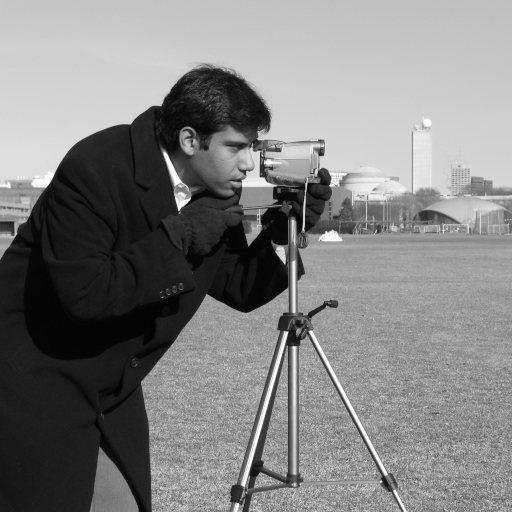
#> input picture skimage.data.camera(), 512 x 512 px; the run also reads 1 picture not shown here
$ jupyter execute --allow-errors ftt.rotationing.ipynb
#> lines starting #> are read from the running program, lines starting #| are printed output that depends on the picture; after the words box and inside, x2 and y2 are one past the last pixel; in counts of white or black regions, pixels touching at a corner belong together
# FFT Shear Image Rotationing
## Overview
In this project I will develop an algorithm for rotating images. A matrix that describes rotation by an angle $\theta$ counter-clockwise is given by $$R\left(\theta\right)=\left(\begin{array}{cc}\cos\left(\theta\right) & -\sin\left(\theta\right)\\\sin\left(\theta\right) & \cos\left(\theta\right)\end{array}\right)$$
This matrix can be decomposed as $$R\left(\theta\right)=\left(\begin{array}{cc}1 & -\tan\left(\frac{\theta}{2}\right)\\0 & 1\end{array}\right)\times\left(\begin{array}{cc}1 & 0\\\sin\left(\theta\right) & 1\end{array}\right)\times\left(\begin{array}{cc}1 & -\tan\left(\frac{\theta}{2}\right)\\0 & 1\end{array}\right)$$
Let $I(x,y)$ be an image (soon $x$ and $y$ will be given on a discrete grid). We would like to rotate $I$ by an angle $\theta$. This means that $$I_{\theta}(x,y) =I\left(R\left(\theta\right)\left(\begin{array}{c}x\\y\end{array}\right)\right)$$
In words, the $(x,y)$ pixel of the original image is mapped to $R\left(\theta\right)\left(\begin{array}{c}x\\y\end{array}\right)$ pixel of the rotate image. Let’s thus explore how the pixels of the image $I$ are transformed. Since $R(\theta)$ is a product of three transformations, we can inspect the effect of each one separately. For the first transformation (the rightmost one):
$$\left(\begin{array}{c}
x\\
y
\end{array}\right)\to\left(\begin{array}{cc}
1 & -\tan\left(\frac{\theta}{2}\right)\\
0 & 1
\end{array}\right)\left(\begin{array}{c}
x\\
y
\end{array}\right)=\left(\begin{array}{c}
x-y\tan\left(\frac{\theta}{2}\right)\\
y
\end{array}\right)$$
This means that the y row of the original image should be translated by $y\tan\left(\frac{\theta}{2}\right)$.
Such an operation on an image is called “Shear”. I am leaving to you to analyze the effect of these two matrices, but you can see my implementation on the code below.
The key idea is that applying each of the matrices requires only translating rows/columns the image, that is, only one-dimensional operations along the rows/columns of the image.
This project is part of Workshop in Scientific Computing @ TAU by Yoel Shkolnisky & Nir Sochen.
Reference: M. Unser, P. Thevenaz and L. Yaroslavsky, ”Convolution-based interpolation for fast, high-quality rotation of images,” in IEEE Transactions on Image Processing, vol. 4, no. 10, pp. 1371-1381, Oct. 1995.
## Code
*Imports*

[cell 1]
import numpy as np
import pyfftw
import matplotlib.pyplot as plt
import skimage
from scipy import ndimage

*FFT functions*

[cell 2]
def fft_1d_fftw(vec, direction):
    """
    Compute the one-dimensional FFT of a complex-valued input vector using FFTW.
    """
    vec_length = len(vec)
    input_vector = pyfftw.empty_aligned(vec_length, dtype='complex128')
    output_vector = pyfftw.empty_aligned(vec_length, dtype='complex128')
    fftw_direction = 'FFTW_BACKWARD'
    if direction == 'FFTW_BACKWARD':
        fftw_direction = 'FFTW_FORWARD'
    fft_object = pyfftw.FFTW(input_vector,
                             output_vector,
                             direction=fftw_direction)
    input_vector = np.array(vec, dtype='complex128')
    fft_a = fft_object(input_vector) \
        * (1/vec_length if direction == 'FFTW_BACKWARD' else vec_length)
    return fft_a

[cell 3]
def fft_2d(arr, direction):
    """
    Computes the 2D FFT of a given array.
    """
    arr = np.array(arr, dtype=np.complex128)
    rows, columns = arr.shape
    for i in range(rows):
        arr[i, :] = fft_1d_fftw(arr[i, :], direction)
    for i in range(columns):
        arr[:, i] = fft_1d_fftw(arr[:, i], direction)
    return arr

*Centerd FFT functions*

[cell 4]
def cfft_1d(vec, direction):
    """
    Computes the 1D FFT of a 0-centered given array.
    """
    vec = np.array(vec, dtype=np.complex128)
    n = len(vec)
    mid_n = n // 2
    vec = np.roll(vec, -mid_n)
    vec = fft_1d_fftw(vec, direction=direction)
    vec = np.roll(vec, mid_n)
    return vec

[cell 5]
def shift_array(arr, sign=-1):
    """
    Shifts an input array along both axes by half of its size.
    """
    rows, columns = arr.shape
    mid_row = rows // 2
    mid_col = columns // 2
    arr = np.roll(arr, sign * mid_row, axis=0)
    arr = np.roll(arr, sign * mid_col, axis=1)
    return arr

def cfft_2d(arr, direction):
    """
    Computes the 2D FFT of a 0-centered given array.
    """
    arr = np.array(arr, dtype=np.complex128)
    arr = shift_array(arr, -1)
    arr = fft_2d(arr, direction=direction)
    arr = shift_array(arr, 1)
    return arr

*Shear operation function*

[cell 6]
def shear_operation_fft(arr, delta):
    """
    Imply the shear operation on image using FFT algorithm
    """
    n= len(arr)
    arr_fft = cfft_1d(arr, 'FFTW_FORWARD')
    arr_fft *= np.exp(-2 * np.pi * 1j * np.arange(n) * delta / n)
    return np.abs(cfft_1d(arr_fft, 'FFTW_BACKWARD'))

*Imply Shear operations for rotation*

[cell 7]
def shear_image_rotate(image, width, height, angle):
    if angle == 0:
        return image
    for y in range(width):
        image[y, :] = shear_operation_fft(image[y, :], -np.tan(angle / 2) * (y - width / 2))
    for x in range(height):
        image[:, x] = shear_operation_fft(image[:, x], np.sin(angle) * (x - height / 2))
    for y in range(width):
        image[y, :] = shear_operation_fft(image[y, :], -np.tan(angle / 2) * (y - width / 2))
    return image

*Padding and Cropping the image*

[cell 8]
def padding(im):
    """
    Add padding for image before rotating
    """
    width, height = np.array(im.shape)
    width, height = int(width), int(height)
    dim = ((width, width), (height, height))
    return np.pad(im, dim)


def crop(image, im_rotated):
    """
    Croping the image to the original size
    """
    original_width, original_height = image.shape
    return im_rotated[
        original_width:-original_width,
        original_height:-original_height]

*Rotating function*

[cell 9]
def rotate(input_image_matrix, angle):
    """
    Rotates the input image by the specified angle counter-clockwise using FFT and shear operations.
    """
    angle = angle % 360

    angle = np.deg2rad(angle)
    im_padded = padding(input_image_matrix.copy())
    y_length, x_length = im_padded.shape

    while angle > np.pi / 2:
        im_padded = shear_image_rotate(im_padded, y_length, x_length, np.pi / 2)
        angle -= np.pi / 2

    im_padded = shear_image_rotate(im_padded, y_length, x_length, angle)

    return crop(input_image_matrix,im_padded)

*MSE calculation function*

[cell 10]
def mse(im_1, im_2):
    """
    Calc the MSE of the images
    """
    err = np.sum((im_1.astype("float") - im_2.astype("float")) ** 2)
    err /= float(im_1.shape[0] * im_1.shape[1])
    return err

## Functional tests
Progressing from $0$ degrees to $360$ degrees in increments of $15$ degrees each, visually inspecting that a full rotation is obtained.

[cell 11]
image = skimage.data.camera()
#> image is the input picture: shape (512, 512); min 0, max 255, mean 129.1
_, axs = plt.subplots(5, 5)
axs = np.array(axs).reshape(25)
#> (the rest of this cell did not finish here and is left out)

It can be observed that we indeed achieved a full rotation, returning to the original image state, indicating that the test was successful.
Now, let's performing a full rotation of the image in parts and comparing SSIM and MSE to the original image, both visually and through their difference image.

[cell 12]
image = skimage.data.grass()
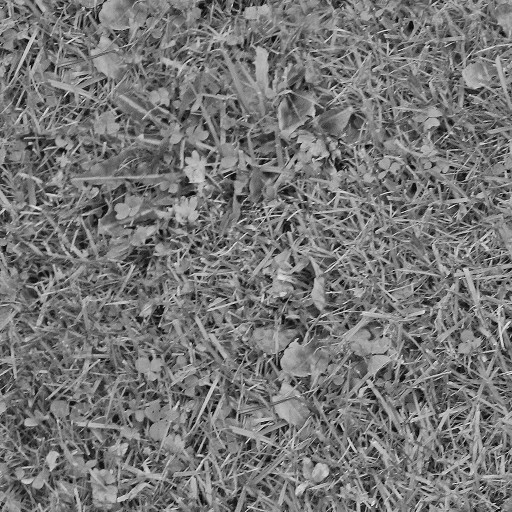
#> input picture skimage.data.grass(), 512 x 512 px
#> image is the input picture: shape (512, 512); min 0, max 244, mean 118.2
#> (the rest of this cell did not finish here and is left out)

#> in padding (call 3), `return np.pad(im, dim)`:
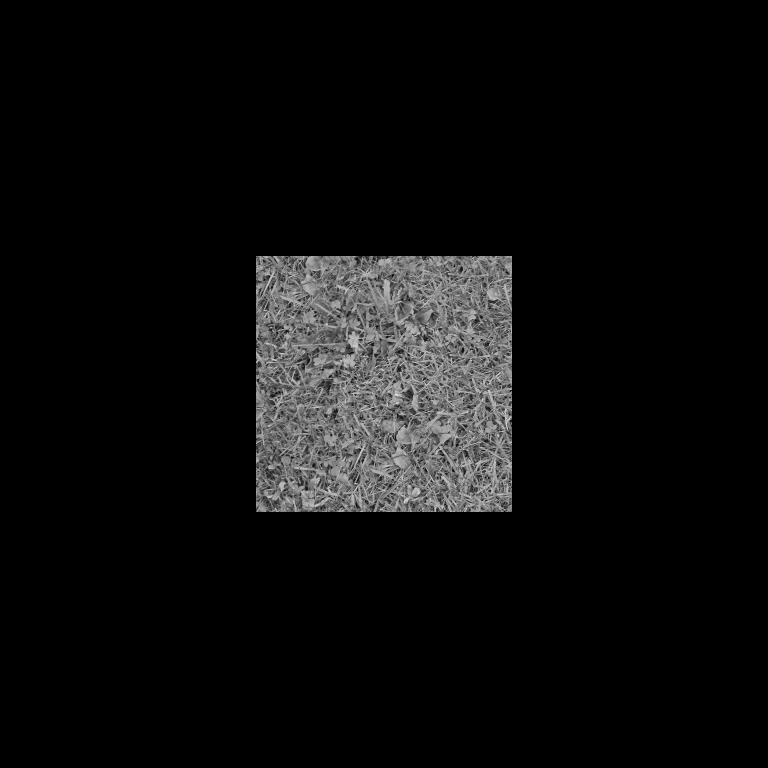
#> returned value: shape (1536, 1536) (shown at 1/2 size); min 0, max 244, mean 13.1
#> the loop in rotate, `while angle > np.pi / 2:` made 1 pass
#> after the loop in rotate, `while angle > np.pi / 2:`: angle = 3.14
fft_rotated_180_180 = rotate(fft_rotated_180, 180)
diff = image - fft_rotated_180_180

fig, axes = plt.subplots(1, 3)

axes[0].imshow(image, cmap='gray')
axes[0].set_title('Original Image')
axes[0].axis('off')

axes[1].imshow(fft_rotated_180_180, cmap='gray')
axes[1].set_title('Rotated Image')
axes[1].axis('off')

axes[2].imshow(diff, cmap='gray')
axes[2].set_title('Diff Image')
axes[2].axis('off')
result_ssim_fft = skimage.metrics.structural_similarity(
        image,
        fft_rotated_180_180)
result_mse_fft = mse(image, fft_rotated_180_180)
plt.show()
print(f'SSIM={result_ssim_fft}, MSE={result_mse_fft}')

It can be seen that we obtained relatively good SSIM and MSE values, indicating that the images are quite similar. This is also evident in the difference image, which shows very subtle noise. This is because the image contains many edges, which FFT is known to handle well.
Now, let's manually rotate the image using graphic tools (such as Photoshop), perform the rotation in code at the same angle, and compare them using SSIM and MSE, as well as visually through their difference image.

[cell 13]
image_clock = plt.imread('images/clock.jpg')[:, :, 2]
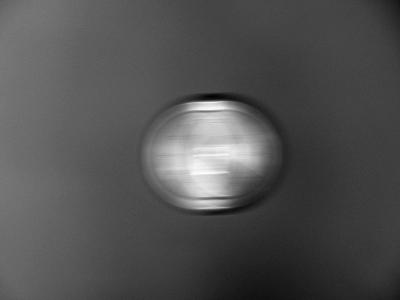
#> input picture images/clock.jpg, 400 x 300 px
#> image_clock: shape (300, 400); min 0, max 255, mean 81.3
#> (the rest of this cell did not finish here and is left out)

#> in padding (call 4), `return np.pad(im, dim)`:
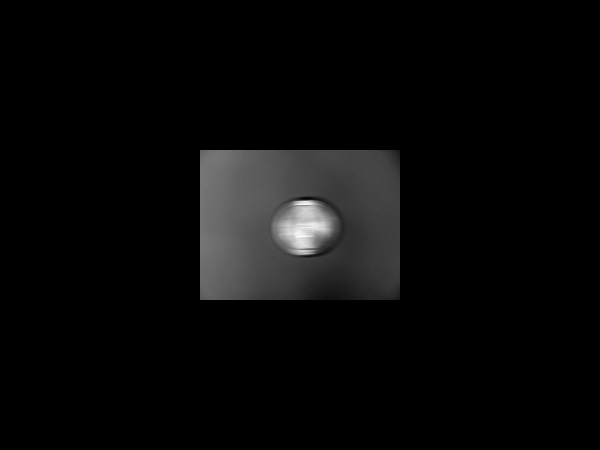
#> returned value: shape (900, 1200) (shown at 1/2 size); min 0, max 255, mean 9
manually_rotated = plt.imread('images/clock_rotated.jpg')[:, :, 2]
diff = manually_rotated - fft_rotated
fig, axes = plt.subplots(1, 4)

axes[0].imshow(image_clock, cmap='gray')
axes[0].set_title('Original')
axes[0].axis('off')

axes[1].imshow(manually_rotated, cmap='gray')
axes[1].set_title('Manual')
axes[1].axis('off')

axes[2].imshow(fft_rotated, cmap='gray')
axes[2].set_title('FFT')
axes[2].axis('off')

axes[3].imshow(diff, cmap='gray')
axes[3].set_title('Diff')
axes[3].axis('off')

result_ssim_python = skimage.metrics.structural_similarity(
    fft_rotated,
    manually_rotated)
result_mse_python = mse(fft_rotated, manually_rotated)
plt.show()
print(f'SSIM={result_ssim_python}, MSE={result_mse_python}')

In this image, we obtained even better SSIM and MSE values compared to the first image. However, a closer analysis of the difference image allows us to better examine the drawbacks of the algorithm. Beyond the noise that was visible in the previous image, here we can see that the edges of the image are not in the same position and are slightly blurred, indicating that the rotation angle is not accurate.
Therefore, it is clear that the algorithm performs the rotations as required but loses some information along the way and executes the rotation inaccurately.

## Accurency Tests
First, we'll apply a segmented full rotation to the same image using each of the functions. Then, we'll compare the SSIM and MSE values and their difference image. Additionally, we'll create a difference image of their two-dimensional FFT centered transformations to understand what was lost along the way.
*FFT output*

[cell 14]
image = skimage.data.camera()
#> (the rest of this cell did not finish here and is left out)

fft_rotated = rotate(fft_rotated, 90)
fft_rotated = rotate(fft_rotated, 180)
diff = image - fft_rotated
cfft_image = cfft_2d(image, direction='FFTW_FORWARD')
cfft_fft_rotated = cfft_2d(fft_rotated, direction='FFTW_FORWARD')
diff_cfft = cfft_image - cfft_fft_rotated

fig, (ax1, ax2, ax3, ax4) = plt.subplots(1, 4)

ax1.imshow(image, cmap='gray')
ax1.set_title('Original')
ax1.axis('off')

ax2.imshow(fft_rotated, cmap='gray')
ax2.set_title('Rotated')
ax2.axis('off')

ax3.imshow(diff, cmap='gray')
ax3.set_title('Diff')
ax3.axis('off')

ax4.imshow(np.abs(diff_cfft), cmap='gray')
ax4.set_title('CFFT Diff')
ax4.axis('off')

result_ssim = skimage.metrics.structural_similarity(image, fft_rotated)
result_mse = mse(image, fft_rotated)
plt.show()
print(f'SSIM={result_ssim}, MSE={result_mse}')

*Python library output*

[cell 15]
python_rotated = ndimage.rotate(image, 90)
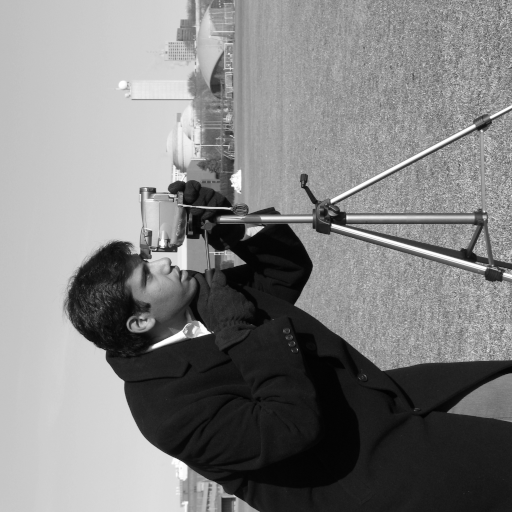
#> python_rotated: shape (512, 512); min 0, max 255, mean 129.1
python_rotated = ndimage.rotate(python_rotated, 90)
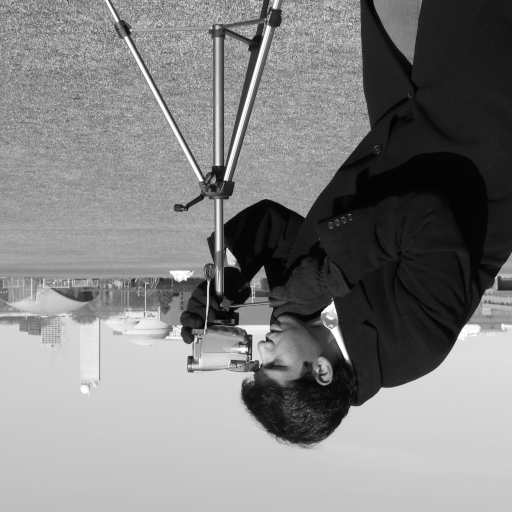
#> python_rotated: shape (512, 512); min 0, max 255, mean 129.1
python_rotated = ndimage.rotate(python_rotated, 180)

diff = image - python_rotated
#> diff: shape (512, 512); every value is 0
#> (the rest of this cell did not finish here and is left out)

#> the loop in fft_2d, `for i in range(rows):` made 1 pass
#> vec_length in fft_1d_fftw on pass 1: 512
diff_cfft = cfft_image - cfft_python_rotated

fig, (ax1, ax2, ax3, ax4) = plt.subplots(1, 4)

ax1.imshow(image, cmap='gray')
ax1.set_title('Original')
ax1.axis('off')

ax2.imshow(python_rotated, cmap='gray')
ax2.set_title('Rotated')
ax2.axis('off')

ax3.imshow(diff, cmap='gray')
ax3.set_title('Diff')
ax3.axis('off')

ax4.imshow(np.abs(diff_cfft), cmap='gray')
ax4.set_title('CFFT Diff')
ax4.axis('off')

result_ssim = skimage.metrics.structural_similarity(image, python_rotated)
result_mse = mse(image, python_rotated)
plt.show()
print(f'SSIM={result_ssim}, MSE={result_mse}')

Notice that for the function I wrote, we get a rotated image but not at the exact angle. Also, the quality of the image is not the same as the original image. This is evident in the noise we received and additionally, in the centered FFT we obtained, there's a certain point in the middle and a faint white cross, indicating information loss in the algorithm. In contrast, using the Python library function, we got the best possible values. The images are completely identical with no difference between them. Furthermore, it's worth noting that while my function provided good SSIM and MSE values, the library function gave the best possible values. Therefore, based on this test, the library function is inherently more accurate.

To illustrate the significance of images with intricate details and boundaries when using the algorithm I developed, I took a white square measuring 500x500 pixels. I rotated it by 45 degrees using Photoshop, then rotated it again using each of the functions. I conducted a comparison between the images. Once between the manually rotated image and the one rotated using my algorithm, and a second time between the manually rotated image and the one rotated using the library function. Below are the results:

[cell 16]
image = plt.imread('images/white_rect.jpg')[:, :, 2]
#> image: shape (500, 500); every value is 255
rotated_image = plt.imread('images/white_rect_rotated_45.jpg')[:, :, 2]
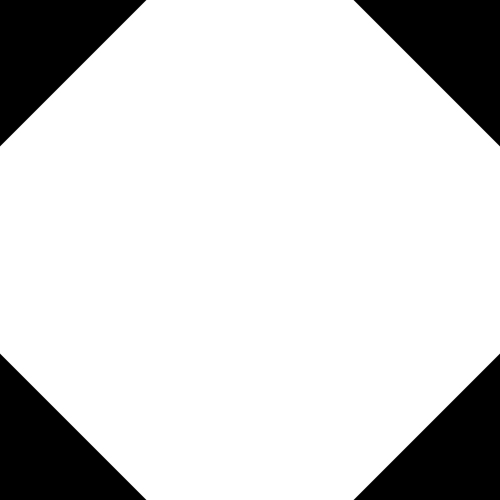
#> input picture images/white_rect_rotated_45.jpg, 500 x 500 px
#> rotated_image: shape (500, 500); min 0, max 255, mean 211.3
#> (the rest of this cell did not finish here and is left out)

#> the loop in fft_2d (call 2), `for i in range(rows):` made 1 pass
#> vec_length in fft_1d_fftw on pass 1: 500

fft_rotated_image = rotate(image, 45)
cfft_fft_rotated_image = cfft_2d(
    fft_rotated_image,
    direction='FFTW_FORWARD')

diff_ftt_rotate = rotated_image - fft_rotated_image
fft_diff_ftt_rotate = cfft_rotated_image - cfft_fft_rotated_image
fig, (ax1, ax2, ax3, ax4) = plt.subplots(1, 4)

ax1.imshow(rotated_image, cmap='gray')
ax1.set_title('Manual')
ax1.axis('off')

ax2.imshow(fft_rotated_image, cmap='gray')
ax2.set_title('FFT')
ax2.axis('off')

ax3.imshow(diff_ftt_rotate, cmap='gray')
ax3.set_title('Diff')
ax3.axis('off')

ax4.imshow(np.abs(fft_diff_ftt_rotate), cmap='gray')
ax4.set_title('Diff FFT')
ax4.axis('off')
plt.show()

result_ssim_fft = skimage.metrics.structural_similarity(
    fft_rotated_image,
    rotated_image)

print(f'SSIM={result_ssim_fft}, MSE={mse(fft_rotated_image, rotated_image)}')

[cell 17]
python_rotated_image = ndimage.rotate(image, 45,reshape=False)
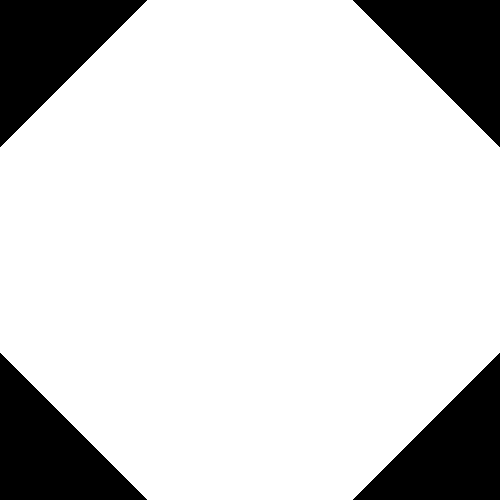
#> python_rotated_image: shape (500, 500); 82.6% white; 4 black regions, box (x1, y1, x2, y2) and area: (0, 0, 147, 147) 10878, (353, 0, 500, 147) 10878, (0, 353, 147, 500) 10878, (353, 353, 500, 500) 10878
#> (the rest of this cell did not finish here and is left out)

diff_python_rotate = rotated_image - python_rotated_image
fft_diff_python_rotate = cfft_rotated_image - cfft_python_rotated_image


fig, (ax1, ax2, ax3, ax4) = plt.subplots(1, 4)
ax1.imshow(rotated_image, cmap='gray')
ax1.set_title('Manual')
ax1.axis('off')

ax2.imshow(python_rotated_image, cmap='gray')
ax2.set_title('Python')
ax2.axis('off')

ax3.imshow(diff_python_rotate, cmap='gray')
ax3.set_title('Diff')
ax3.axis('off')

ax4.imshow(np.abs(fft_diff_python_rotate), cmap='gray')
ax4.set_title('Diff FFT')
ax4.axis('off')

plt.show()

result_ssim_python = skimage.metrics.structural_similarity(
    python_rotated_image,
    rotated_image)

print(f'SSIM={result_ssim_python}, MSE={mse(python_rotated_image, rotated_image)}')
